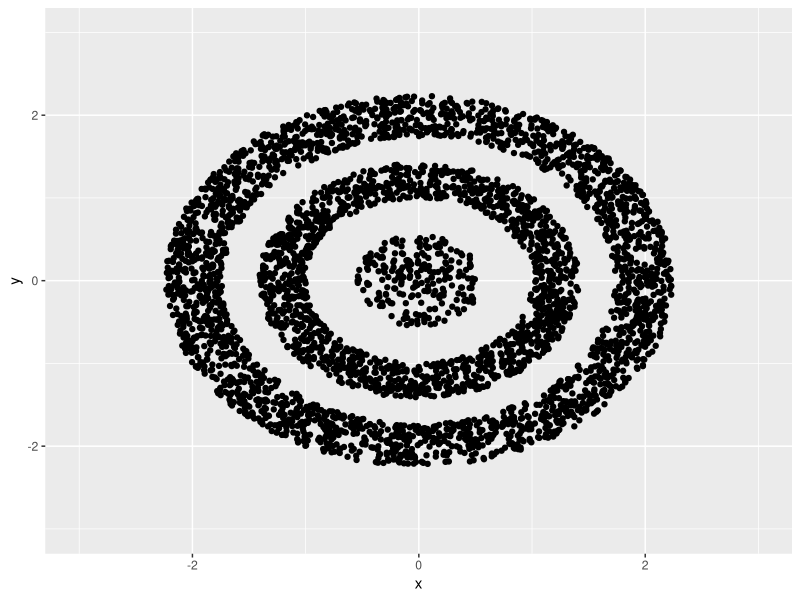
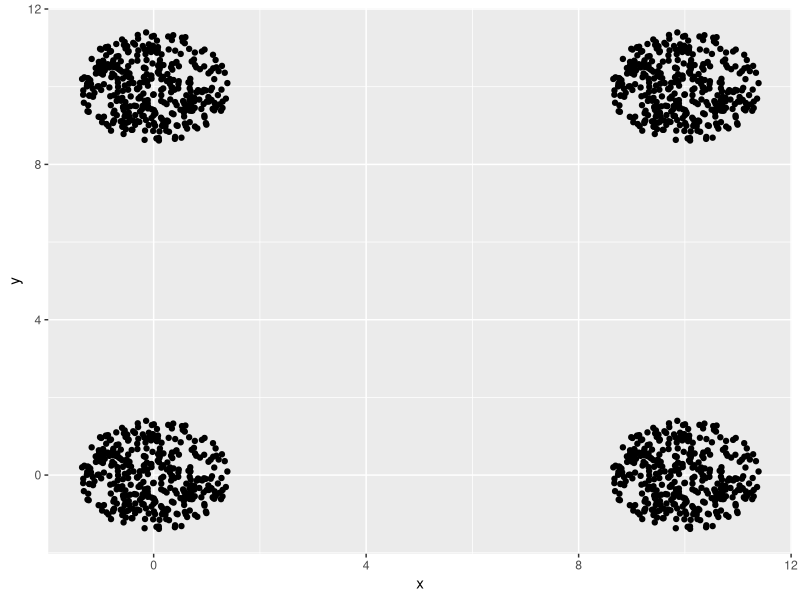

R code for these plots, in order: (Note: this script raises an error after producing the figures.)
# ============================================================================
# kita mulai dari nol yah
rm(list=ls())

# libraries
library(dplyr)
library(tidyr)
library(ggplot2)
# ============================================================================


# ============================================================================
# data pertama
# kita akan buat data berbentuk donat
x = runif(1000,min = -1,max = 1)
y = runif(1000,min = -1,max = 1)

# bentuk lingkaran
lingkaran = function(x,y){
  marker = x^2 + y^2
  marker <= .3
}

# kita bikin dot pertama
df_1 = 
  data.frame(x,y) %>%
  mutate(masuk = lingkaran(x,y)) %>%
  filter(masuk == T) %>%
  mutate(cluster = 1)

# data kedua
# kita akan buat donatnya
x = runif(8000,min = -2,max = 2)
y = runif(8000,min = -2,max = 2)

# bentuk lingkaran
lingkaran = function(x,y){
  marker = x^2 + y^2
  marker <= 2 & marker >= 1
}

# kita bikin dot kedua
df_2 = 
  data.frame(x,y) %>%
  mutate(masuk = lingkaran(x,y)) %>%
  filter(masuk == T) %>%
  mutate(cluster = 2) 

# data ketiga
# kita akan buat donatnya
x = runif(40000,min = -5,max = 5)
y = runif(40000,min = -5,max = 5)

# bentuk lingkaran
lingkaran = function(x,y){
  marker = x^2 + y^2
  marker <= 5 & marker >= 3
}

# kita bikin dot kedua
df_3 = 
  data.frame(x,y) %>%
  mutate(masuk = lingkaran(x,y)) %>%
  filter(masuk == T) %>%
  mutate(cluster = 3) 

 df = rbind(df_1,df_2)
 df = rbind(df,df_3)
 
 df %>%
  ggplot(aes(x,y)) +
  geom_point() +
  xlim(-3,3) +
  ylim(-3,3)

write.csv(df,"donat.csv")
# ============================================================================


# ============================================================================
# data kedua
# yakni adalah data contoh untuk k-means
rm(list=ls())

x = runif(1000,min = -2,max = 2)
y = runif(1000,min = -2,max = 2)

lingkaran = function(x,y){
  marker = x^2 + y^2
  marker <= 2
}

df_1 = data.frame(x,y) %>% 
       rowwise() %>%
       mutate(marker = lingkaran(x,y)) %>%
       ungroup() %>%
       filter(marker == T) %>%
       select(-marker)
df_2 = data.frame(x = (df_1$x + 10),
                  y = (df_1$y))
df_3 = data.frame(x = (df_1$x + 10),
                  y = (df_1$y + 10))
df_4 = data.frame(x = (df_1$x),
                  y = (df_1$y + 10))

df = rbind(df_1,df_2)
df = rbind(df,df_3)
df = rbind(df,df_4)

df %>%
  ggplot(aes(x,y)) +
  geom_point()

save("compact disks.csv")
# ============================================================================